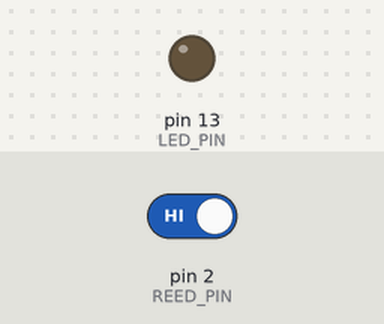
This sketch was run on a simulated Arduino Uno, built with avr-gcc and run on an emulated ATmega328P. Parts: output pins drawn as LEDs (lit = HIGH). The inputs (shaded band) are chosen by the test bench; at power-on: pin 2 (REED_PIN) HIGH.

Above: at 1.2 s.
1.3 s: pin 2 (REED_PIN) driven LOW
At 2.3 s:
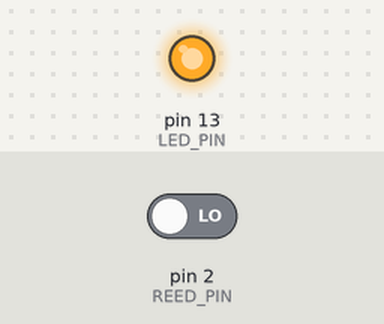
2.8 s: pin 2 (REED_PIN) driven HIGH
At 3.4 s:
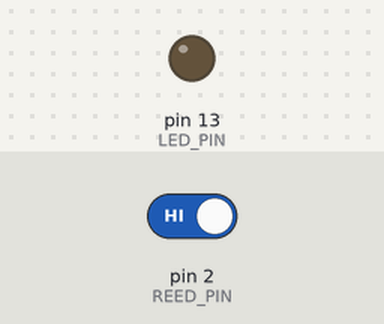
Timing chart, 0 to 5.8 s (numbered marks = the images above; inputs shaded):
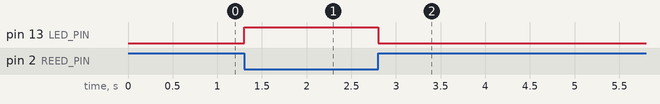

Measured:
- after the input at 1.3 s, pin 13 (LED_PIN): LOW → HIGH at once
- after the input at 2.8 s, pin 13 (LED_PIN): HIGH → LOW at once

The sketch:

reed_switch.ino
```cpp
#define REED_PIN 2
#define LED_PIN 13

void setup() {
  pinMode(REED_PIN, INPUT);
  pinMode(LED_PIN, OUTPUT);

  digitalWrite(LED_PIN, LOW);
}

void loop() {
  if(!digitalRead(REED_PIN)) {
    digitalWrite(LED_PIN, HIGH);
  }

  else {
    digitalWrite(LED_PIN, LOW);
  }

  delay(100);
}
```
